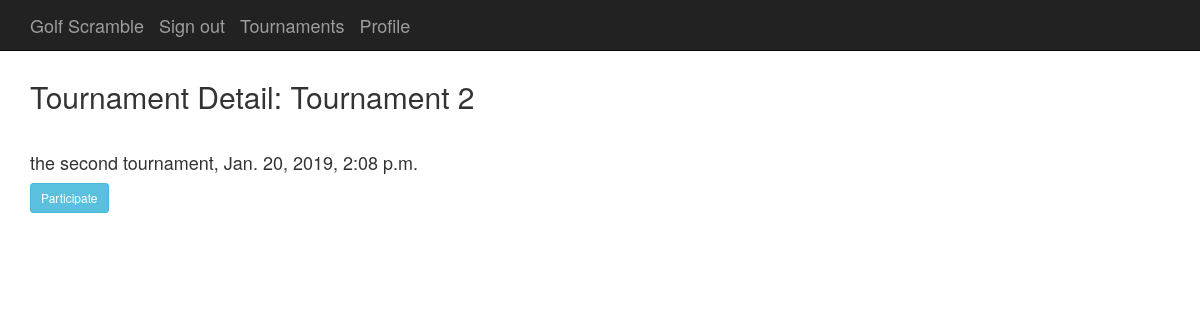
The page /tournaments/2/ (signed in) on the database as committed earlier.
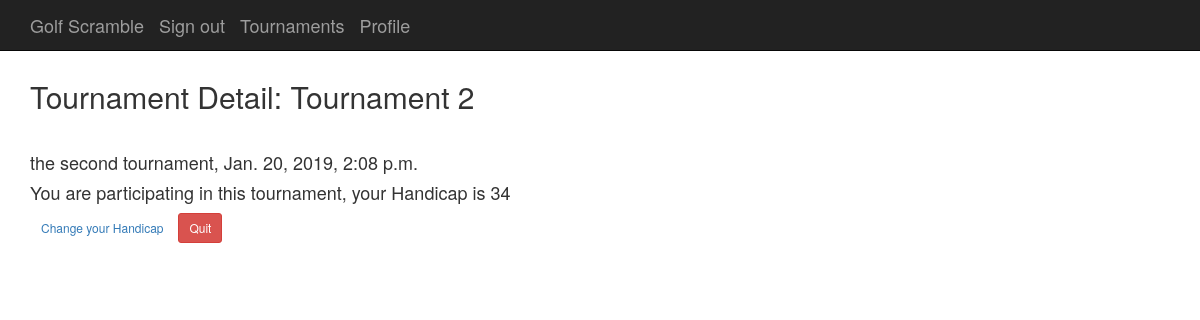
The same page on the database as committed later.
### participations/models.py (models this page shows, shortened)
class Participation (models.Model):
    id = models.AutoField(primary_key=True)
    player = models.ForeignKey(CustomUser, on_delete=models.CASCADE)
    tournament = models.ForeignKey(Tournament, on_delete=models.CASCADE)
    date_joined = models.DateField(blank=True, default=timezone.now)
    handicap = models.IntegerField(null=True)

### pages/views.py (the view)
# urls.py: path('tournaments/<int:pk>/', TournamentDetailView.as_view(), name='tournament_detail'),
class TournamentDetailView(LoginRequiredMixin, DetailView):
    template_name = 'tournament_detail.html'
    context_object_name = 'tournaments'
    def get_queryset(self):
        return Tournament.objects.all().order_by('-tourn_date')
    def get_context_data(self, **kwargs):
        context = super(TournamentDetailView, self).get_context_data(**kwargs)
        context['participations'] = Participation.objects.filter(tournament=self.kwargs.get('pk'), player=self.request.user)
        return context

### templates/tournament_detail.html (shortened to what this page needs)
{% extends "base.html" %}
{% block content %}
    <h2> Tournament Detail: {{ object.name}} </h2> <br>
    <h4> {{ object.description }}, {{ object.tourn_date }}</h4>
    {% if user.is_staff %}
        <a class="btn btn-info btn-sm mt-1 mb-1" href="{% url 'tournament_participants' object.id %}">See Participants</a>
        <a class="btn btn-secondary btn-sm mt-1 mb-1" href="{% url 'tournament_update' object.id %}">Update</a>
        <a class="btn btn-danger btn-sm mt-1 mb-1" href="{% url 'tournament_delete' object.id %}">Delete</a>
    {% else %}
        {% for participation in participations %}
            <h4>You are participating in this tournament, your Handicap is {{ participation.handicap }}</h4>
            <a class="btn btn-secondary btn-sm mt-1 mb-1" href="{% url 'participation_update' participation.id %}">Change your Handicap</a>
            <a class="btn btn-danger btn-sm mt-1 mb-1" href="{% url 'participation_delete' participation.id %}">Quit</a>
        {% empty %}
            <a class="btn btn-info btn-sm mt-1 mb-1" href="{% url 'participation_form' object.id%}">Participate</a>
        {% endfor %}
    {% endif %}
{% endblock %}

Rows that differ between the two databases and show on the page:
added Participation: handicap "34"
Other text that changed with them:
text no longer shown: "Participate"
